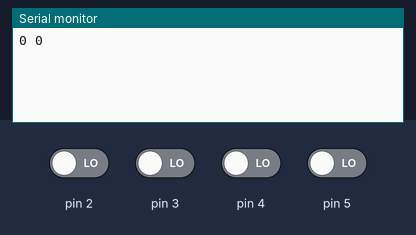
Bench run of a sketch on a simulated Arduino Uno, built with avr-gcc and run on an emulated ATmega328P. Parts: the last lines printed to the serial monitor. The inputs (shaded band) are chosen by the test bench; at power-on: pin 2–5 LOW.

Above: at 1.2 s.
1.3 s: pin 2 driven HIGH
At 2.6 s:
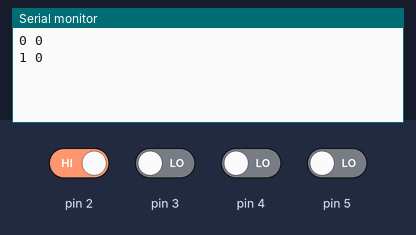
2.8 s: pin 4 driven HIGH
At 3.8 s:
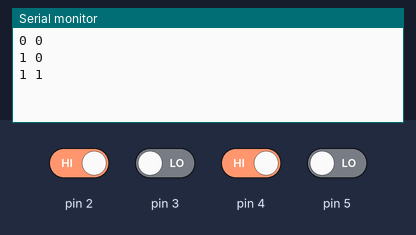
4.3 s: pin 2 driven LOW
At 5.4 s:
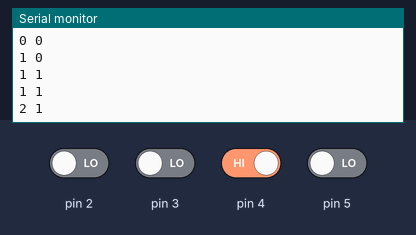
5.8 s: pin 4 driven LOW
At 6.8 s:
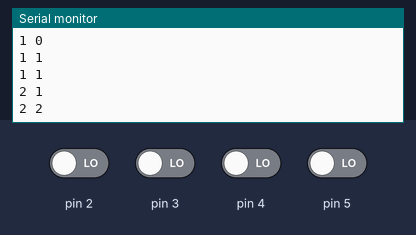
Timing chart, 0 to 8.3 s (numbered marks = the images above; inputs shaded):
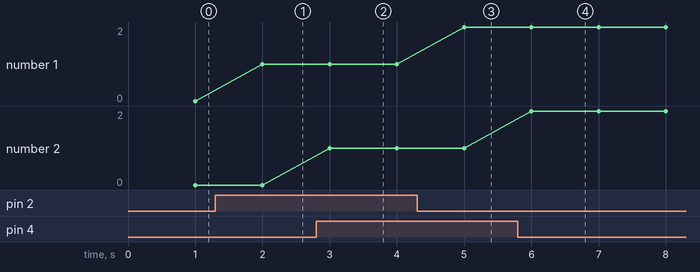

Measured:
- after the input at 1.3 s, the serial monitor: prints a new line after 0.70 s (image 1)
- after the input at 2.8 s, the serial monitor: prints a new line after 0.20 s (image 2)
- after the input at 4.3 s, the serial monitor: prints a new line after 0.70 s (image 3)
- after the input at 5.8 s, the serial monitor: prints a new line after 0.20 s (image 4)
- plotted number 1: 0 → 1 after the input at 1.3 s, 1 → 2 after the input at 4.3 s

The sketch:

interruptions.ino
```cpp
volatile uint16_t cptA1 = 0, cptB1 = 0;
volatile uint16_t cptA2 = 0, cptB2 = 0;
volatile byte stateA1 = 0, stateB1 = 0;
volatile byte stateA2 = 0, stateB2 = 0;
volatile byte stateA1prec = 0, stateB1prec = 0;
volatile byte stateA2prec = 0, stateB2prec = 0;

void setup() {

  Serial.begin(9600);

  //pin 2 3 as input
  DDRD &= ~((1<<DDD2)|(1<<DDD3)|(1<<DDD4)|(1<<DDD5));

  PCICR |= (1<<PCIE2);  //enable interrupt on PCINT[23:16]
  PCMSK2 |= ((1<<PCINT18)|(1<<PCINT19)|(1<<PCINT20)|(1<<PCINT21)); //only on PCINT18 and 19 pin2 and pin3

  //enable interrupt
  SREG |= (1<<7);
}

void loop() {
  delay(1000);
  Serial.print(cptA1);
  Serial.print(" ");
  Serial.println(cptA2);
}

ISR(PCINT2_vect){

  stateA1 = PIND & (1<<PIND2);
  stateB1 = PIND & (1<<PIND3);
  stateA2 = PIND & (1<<PIND4);
  stateB2 = PIND & (1<<PIND5);

  if(stateA1 != stateA1prec){
    stateA1prec = stateA1;
    cptA1++;
  }

  if(stateB1 != stateB1prec){
    stateB1prec = stateB1;
    cptB1++;
  }

  if(stateA2 != stateA2prec){
    stateA2prec = stateA2;
    cptA2++;
  }

  if(stateB2 != stateB2prec){
    stateB2prec = stateB2;
    cptB2++;
  }
}
```
